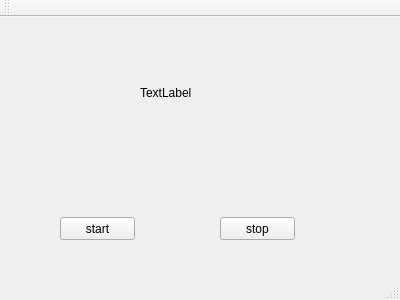
<?xml version="1.0" encoding="UTF-8"?>
<ui version="4.0">
 <class>MainWindow</class>
 <widget class="QMainWindow" name="MainWindow">
  <property name="geometry">
   <rect>
    <x>0</x>
    <y>0</y>
    <width>400</width>
    <height>300</height>
   </rect>
  </property>
  <property name="windowTitle">
   <string>MainWindow</string>
  </property>
  <widget class="QWidget" name="centralWidget">
   <widget class="QPushButton" name="startButton">
    <property name="geometry">
     <rect>
      <x>60</x>
      <y>200</y>
      <width>75</width>
      <height>23</height>
     </rect>
    </property>
    <property name="text">
     <string>start</string>
    </property>
   </widget>
   <widget class="QPushButton" name="stopButton">
    <property name="geometry">
     <rect>
      <x>220</x>
      <y>200</y>
      <width>75</width>
      <height>23</height>
     </rect>
    </property>
    <property name="text">
     <string>stop</string>
    </property>
   </widget>
   <widget class="QLabel" name="timelabel">
    <property name="geometry">
     <rect>
      <x>140</x>
      <y>70</y>
      <width>54</width>
      <height>12</height>
     </rect>
    </property>
    <property name="text">
     <string>TextLabel</string>
    </property>
   </widget>
  </widget>
  <widget class="QMenuBar" name="menuBar">
   <property name="geometry">
    <rect>
     <x>0</x>
     <y>0</y>
     <width>400</width>
     <height>23</height>
    </rect>
   </property>
  </widget>
  <widget class="QToolBar" name="mainToolBar">
   <attribute name="toolBarArea">
    <enum>TopToolBarArea</enum>
   </attribute>
   <attribute name="toolBarBreak">
    <bool>false</bool>
   </attribute>
  </widget>
  <widget class="QStatusBar" name="statusBar"/>
 </widget>
 <layoutdefault spacing="6" margin="11"/>
 <resources/>
 <connections/>
</ui>
